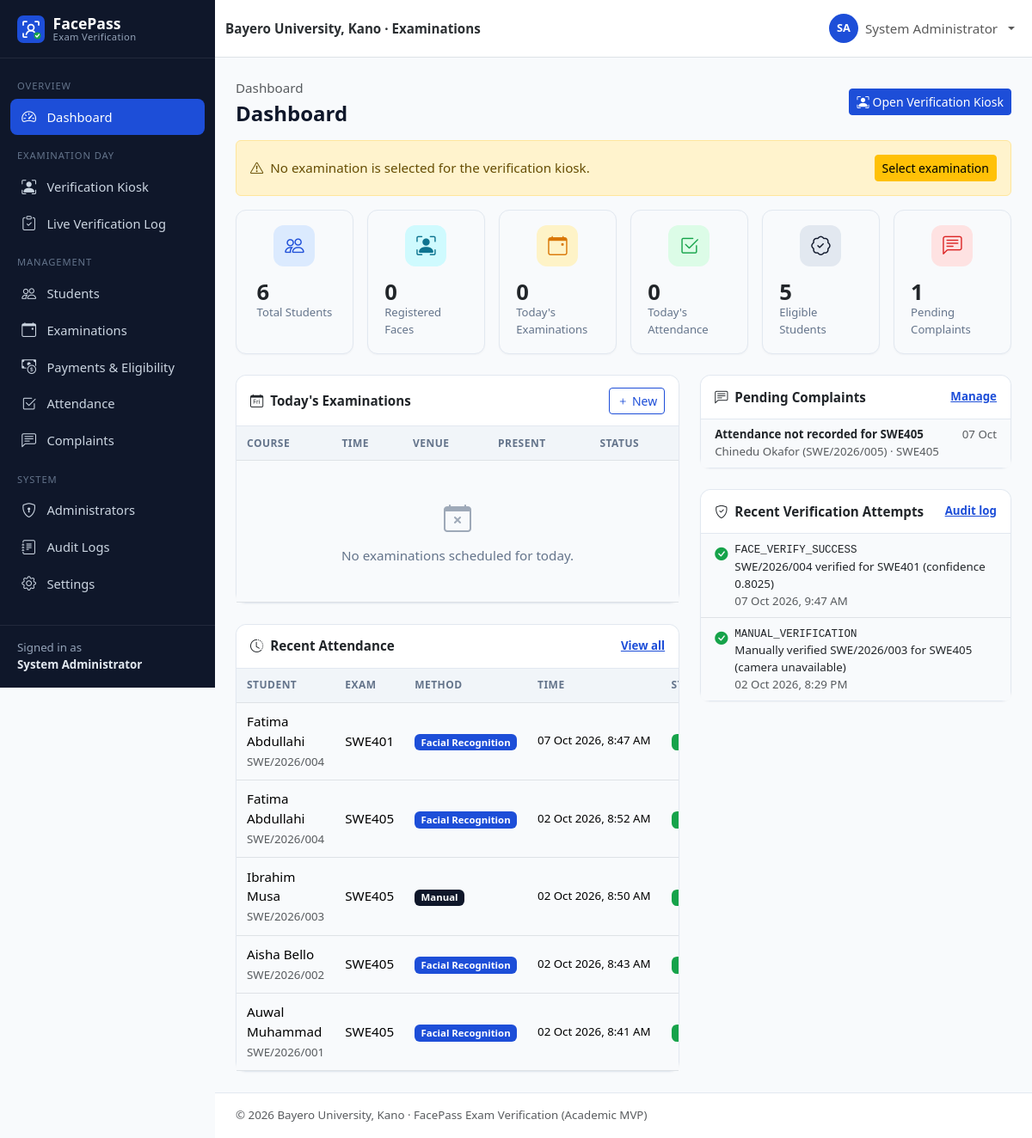
Page /admin/dashboard.php (signed in) on the committed database.
### tables this page shows
CREATE TABLE users (
    id               INT UNSIGNED NOT NULL AUTO_INCREMENT,
    student_id       VARCHAR(30)  NULL,                 
    first_name       VARCHAR(60)  NOT NULL,
    last_name        VARCHAR(60)  NOT NULL,
    email            VARCHAR(120) NOT NULL,
    phone            VARCHAR(20)  NULL,
    password         VARCHAR(255) NOT NULL,             
    role             ENUM('admin','student') NOT NULL DEFAULT 'student',
    department       VARCHAR(100) NULL,
    level            VARCHAR(10)  NULL,                 
    faculty          VARCHAR(100) NULL,
    face_registered  TINYINT(1)   NOT NULL DEFAULT 0,
    account_status   ENUM('active','inactive','suspended') NOT NULL DEFAULT 'active',
    created_at       TIMESTAMP    NOT NULL DEFAULT CURRENT_TIMESTAMP,
    updated_at       TIMESTAMP    NOT NULL DEFAULT CURRENT_TIMESTAMP ON UPDATE CURRENT_TIMESTAMP,
    PRIMARY KEY (id),
    UNIQUE KEY uq_users_student_id (student_id),
    UNIQUE KEY uq_users_email (email),
    KEY idx_users_role (role),
    KEY idx_users_dept_level (department, level),
    KEY idx_users_status (account_status)
);

CREATE TABLE attendance (
    id                   INT UNSIGNED NOT NULL AUTO_INCREMENT,
    student_id           INT UNSIGNED NOT NULL,         
    exam_id              INT UNSIGNED NOT NULL,         
    verification_method  ENUM('facial_recognition','manual') NOT NULL DEFAULT 'facial_recognition',
    verification_time    DATETIME     NULL,
    status               ENUM('present','absent','rejected') NOT NULL DEFAULT 'present',
    confidence_score     DECIMAL(5,4) NULL,             
    created_at           TIMESTAMP    NOT NULL DEFAULT CURRENT_TIMESTAMP,
    PRIMARY KEY (id),
    UNIQUE KEY uq_attendance_student_exam (student_id, exam_id),    
    KEY idx_attendance_exam (exam_id),
    KEY idx_attendance_time (verification_time),
    KEY idx_attendance_status (status),
    CONSTRAINT fk_attendance_student FOREIGN KEY (student_id)
        REFERENCES users (id) ON DELETE CASCADE ON UPDATE CASCADE,
    CONSTRAINT fk_attendance_exam FOREIGN KEY (exam_id)
        REFERENCES examinations (id) ON DELETE CASCADE ON UPDATE CASCADE
);

CREATE TABLE examinations (
    id            INT UNSIGNED NOT NULL AUTO_INCREMENT,
    course_code   VARCHAR(20)  NOT NULL,
    course_title  VARCHAR(150) NOT NULL,
    department    VARCHAR(100) NOT NULL,
    level         VARCHAR(10)  NOT NULL,
    exam_date     DATE         NOT NULL,
    start_time    TIME         NOT NULL,
    end_time      TIME         NOT NULL,
    venue         VARCHAR(120) NOT NULL,
    status        ENUM('scheduled','ongoing','completed','cancelled') NOT NULL DEFAULT 'scheduled',
    created_at    TIMESTAMP    NOT NULL DEFAULT CURRENT_TIMESTAMP,
    updated_at    TIMESTAMP    NOT NULL DEFAULT CURRENT_TIMESTAMP ON UPDATE CURRENT_TIMESTAMP,
    PRIMARY KEY (id),
    KEY idx_exams_date (exam_date),
    KEY idx_exams_status (status),
    KEY idx_exams_dept_level (department, level)
);

CREATE TABLE complaints (
    id              INT UNSIGNED NOT NULL AUTO_INCREMENT,
    student_id      INT UNSIGNED NOT NULL,              
    exam_id         INT UNSIGNED NULL,                  
    subject         VARCHAR(150) NOT NULL,
    description     TEXT         NOT NULL,
    status          ENUM('pending','reviewed','resolved','rejected') NOT NULL DEFAULT 'pending',
    admin_response  TEXT         NULL,
    created_at      TIMESTAMP    NOT NULL DEFAULT CURRENT_TIMESTAMP,
    updated_at      TIMESTAMP    NOT NULL DEFAULT CURRENT_TIMESTAMP ON UPDATE CURRENT_TIMESTAMP,
    PRIMARY KEY (id),
    KEY idx_complaints_student (student_id),
    KEY idx_complaints_status (status),
    CONSTRAINT fk_complaints_student FOREIGN KEY (student_id)
        REFERENCES users (id) ON DELETE CASCADE ON UPDATE CASCADE,
    CONSTRAINT fk_complaints_exam FOREIGN KEY (exam_id)
        REFERENCES examinations (id) ON DELETE SET NULL ON UPDATE CASCADE
);

### admin/dashboard.php (the view, shortened to what the rows shown need)
<?php
requireAdmin();
$pdo = db();
$recentAttendance = $pdo->query(
    "SELECT a.*, u.student_id AS matric, u.first_name, u.last_name, e.course_code
     FROM attendance a
     JOIN users u ON u.id = a.student_id
     JOIN examinations e ON e.id = a.exam_id
     WHERE a.verification_time IS NOT NULL
     ORDER BY a.verification_time DESC LIMIT 8"
)->fetchAll();
$pendingComplaints = $pdo->query(
    "SELECT c.*, u.student_id AS matric, u.first_name, u.last_name, e.course_code
     FROM complaints c
     JOIN users u ON u.id = c.student_id
     LEFT JOIN examinations e ON e.id = c.exam_id
     WHERE c.status = 'pending'
     ORDER BY c.created_at DESC LIMIT 5"
)->fetchAll();
$pageTitle = 'Dashboard';
$breadcrumbs = ['Dashboard' => null];
$headerActions = '<a href="' . e(url('verification/index.php')) . '" class="btn btn-primary btn-sm"><i class="bi bi-person-bounding-box me-1"></i>Open Verification Kiosk</a>';
require __DIR__ . '/../includes/header.php';
?>
<div class="row g-4">
    <div class="col-xl-7">
        <div class="card mb-4">
            <div class="table-responsive">
                <table class="table table-hover align-middle table-card">
                    <thead><tr><th>Course</th><th>Time</th><th>Venue</th><th>Present</th><th>Status</th></tr></thead>
                </table>
            </div>
        </div>
        <div class="card">
            <div class="table-responsive">
                <table class="table table-hover align-middle table-card">
                    <thead><tr><th>Student</th><th>Exam</th><th>Method</th><th>Time</th><th>Status</th></tr></thead>
                    <tbody>
                    <?php foreach ($recentAttendance as $row): ?>
                        <tr>
                            <td><?= e(full_name($row)) ?><br><span class="small text-muted"><?= e($row['matric']) ?></span></td>
                            <td><?= e($row['course_code']) ?></td>
                            <td><?= status_badge($row['verification_method']) ?></td>
                            <td class="small text-nowrap"><?= e(fmt_datetime($row['verification_time'])) ?></td>
                            <td><?= status_badge($row['status']) ?></td>
                        </tr>
                    <?php endforeach; ?>
                    </tbody>
                </table>
            </div>
        </div>
    </div>
    <div class="col-xl-5">
        <div class="card mb-4">
            <ul class="list-group list-group-flush">
                <?php foreach ($pendingComplaints as $c): ?>
                    <li class="list-group-item">
                        <div class="d-flex justify-content-between">
                            <strong class="small"><?= e($c['subject']) ?></strong>
                            <span class="small text-muted text-nowrap ms-2"><?= e(date('d M', strtotime($c['created_at']))) ?></span>
                        </div>
                        <div class="small text-muted"><?= e(full_name($c)) ?> (<?= e($c['matric']) ?>)<?= $c['course_code'] ? ' · ' . e($c['course_code']) : '' ?></div>
                    </li>
                <?php endforeach; ?>
            </ul>
        </div>
    </div>
</div>
<?php require __DIR__ . '/../includes/footer.php'; ?>

### includes/header.php (shortened to what the rows shown need)
<?php
$pageTitle = $pageTitle ?? APP_NAME;
$layout = $layout ?? 'app';
$breadcrumbs = $breadcrumbs ?? [];
$bodyClass = $bodyClass ?? '';
$user = current_user();
$role = $user['role'] ?? null;
?>
<!doctype html>
<html lang="en">
<head>
    <link rel="stylesheet" href="<?= e(url('assets/vendor/bootstrap/bootstrap.min.css')) ?>">
    <link rel="stylesheet" href="<?= e(url('assets/vendor/bootstrap-icons/bootstrap-icons.min.css')) ?>">
    <link rel="stylesheet" href="<?= e(url('assets/css/style.css')) ?>">
    <?php if ($role === 'admin'): ?>
        <link rel="stylesheet" href="<?= e(url('assets/css/admin.css')) ?>">
    <?php elseif ($role === 'student'): ?>
        <link rel="stylesheet" href="<?= e(url('assets/css/student.css')) ?>">
    <?php endif; ?>
</head>
<body class="<?= e(trim("layout-$layout $bodyClass")) ?>">
<?php if ($layout === 'app' && $user): ?>
<div class="app-shell">
    <?php require __DIR__ . '/sidebar.php'; ?>
    <div class="app-main">
        <nav class="navbar navbar-expand bg-white border-bottom app-topbar sticky-top">
            <div class="container-fluid">
                <span class="navbar-text fw-semibold text-secondary-emphasis d-none d-sm-inline">
                    <?= e(INSTITUTION_NAME) ?> · Examinations
                </span>
                <ul class="navbar-nav ms-auto align-items-center">
                    <li class="nav-item dropdown">
                        <a class="nav-link dropdown-toggle d-flex align-items-center gap-2" href="#" role="button"
                           data-bs-toggle="dropdown" aria-expanded="false">
                            <span class="avatar-circle"><?= e(strtoupper(substr($user['first_name'], 0, 1) . substr($user['last_name'], 0, 1))) ?></span>
                            <span class="d-none d-md-inline"><?= e(full_name($user)) ?></span>
                        </a>
                    </li>
                </ul>
            </div>
        </nav>
        <main class="app-content container-fluid">
            <div class="d-flex flex-wrap justify-content-between align-items-center mb-3 gap-2">
                <div>
                    <?php if ($breadcrumbs): ?>
                        <nav aria-label="breadcrumb">
                            <ol class="breadcrumb small mb-1">
                                <?php foreach ($breadcrumbs as $label => $link): ?>
                                    <?php if ($link): ?>
                                        <li class="breadcrumb-item"><a href="<?= e(url($link)) ?>"><?= e($label) ?></a></li>
                                    <?php else: ?>
                                        <li class="breadcrumb-item active" aria-current="page"><?= e($label) ?></li>
                                    <?php endif; ?>
                                <?php endforeach; ?>
                            </ol>
                        </nav>
                    <?php endif; ?>
                    <h1 class="h4 mb-0 page-title"><?= e($pageTitle) ?></h1>
                </div>
                <?php if (!empty($headerActions)): ?>
                    <div class="d-flex gap-2"><?= $headerActions  ?></div>
                <?php endif; ?>
            </div>
<?php else: ?>
<main class="plain-content">
<?php endif; ?>

### includes/sidebar.php (shortened to what the rows shown need)
<?php
$current = str_replace('\\', '/', $_SERVER['SCRIPT_NAME'] ?? '');
if (($user['role'] ?? '') === 'admin') {
    $menu = [
        'Overview' => [
            ['admin/dashboard.php', 'bi-speedometer2', 'Dashboard'],
        ],
        'Examination Day' => [
            ['verification/index.php', 'bi-person-bounding-box', 'Verification Kiosk'],
            ['verification/result.php', 'bi-clipboard-check', 'Live Verification Log'],
        ],
        'Management' => [
            ['admin/students.php', 'bi-people', 'Students'],
            ['admin/examinations.php', 'bi-calendar-event', 'Examinations'],
            ['admin/payments.php', 'bi-cash-coin', 'Payments & Eligibility'],
            ['admin/attendance.php', 'bi-check2-square', 'Attendance'],
            ['admin/complaints.php', 'bi-chat-left-text', 'Complaints'],
        ],
        'System' => [
            ['admin/users.php', 'bi-shield-lock', 'Administrators'],
            ['admin/audit-logs.php', 'bi-journal-text', 'Audit Logs'],
            ['admin/settings.php', 'bi-gear', 'Settings'],
        ],
    ];
    $aliases = [
        'admin/student-view.php' => 'admin/students.php',
        'admin/enroll-face.php' => 'admin/students.php',
        'auth/register.php' => 'admin/students.php',
        'admin/examination-create.php' => 'admin/examinations.php',
    ];
}
$isActive = function (string $path) use ($current, $aliases): bool {
    foreach ($aliases as $child => $parent) {
        if ($parent === $path && str_ends_with($current, '/' . $child)) {
            return true;
        }
    }
    return str_ends_with($current, '/' . $path);
};
?>
<aside class="offcanvas-lg offcanvas-start app-sidebar" tabindex="-1" id="appSidebar" aria-labelledby="appSidebarLabel">
    <div class="offcanvas-body flex-column p-0">
        <div class="sidebar-desktop-brand d-none d-lg-block">
            <a class="sidebar-brand" href="<?= e(url('index.php')) ?>">
                <img src="<?= e(url('assets/images/logo.svg')) ?>" alt="" width="32" height="32">
                <span>FacePass<small>Exam Verification</small></span>
            </a>
        </div>
        <nav class="sidebar-nav">
            <?php foreach ($menu as $section => $items): ?>
                <div class="sidebar-section"><?= e($section) ?></div>
                <?php foreach ($items as [$path, $icon, $label]): ?>
                    <a class="sidebar-link<?= $isActive($path) ? ' active' : '' ?>" href="<?= e(url($path)) ?>">
                        <i class="bi <?= e($icon) ?>"></i><span><?= e($label) ?></span>
                    </a>
                <?php endforeach; ?>
            <?php endforeach; ?>
        </nav>
        <div class="sidebar-footer small">
            Signed in as<br><strong><?= e(full_name($user)) ?></strong>
        </div>
    </div>
</aside>

### includes/functions.php (shortened to what the rows shown need)
<?php
function e($value): string
{
    return htmlspecialchars((string) ($value ?? ''), ENT_QUOTES | ENT_SUBSTITUTE, 'UTF-8');
}
function base_url(): string
{
    static $base = null;
    if ($base !== null) {
        return $base;
    }
    $docRoot = realpath($_SERVER['DOCUMENT_ROOT'] ?? '') ?: '';
    $root = realpath(ROOT_PATH) ?: ROOT_PATH;
    $docRoot = str_replace('\\', '/', $docRoot);
    $root = str_replace('\\', '/', $root);
    $relative = '';
    if ($docRoot !== '' && stripos($root, $docRoot) === 0) {
        $relative = trim(substr($root, strlen($docRoot)), '/');
    }
    $base = $relative === '' ? '' : '/' . $relative;
    return $base;
}
function url(string $path = ''): string
{
    return base_url() . '/' . ltrim($path, '/');
}
function full_name(array $row): string
{
    return trim(($row['first_name'] ?? '') . ' ' . ($row['last_name'] ?? ''));
}
function fmt_datetime(?string $dt): string
{
    return $dt ? date('d M Y, g:i A', strtotime($dt)) : '—';
}
function status_badge(?string $status): string
{
    $map = [
        'scheduled' => 'primary', 'ongoing' => 'warning text-dark', 'completed' => 'success',
        'cancelled' => 'secondary', 'present' => 'success', 'absent' => 'danger',
        'rejected' => 'danger', 'pending' => 'warning text-dark', 'reviewed' => 'info text-dark',
        'resolved' => 'success', 'active' => 'success', 'inactive' => 'secondary',
        'suspended' => 'danger', 'facial_recognition' => 'primary', 'manual' => 'dark',
    ];
    $status = (string) $status;
    $class = $map[$status] ?? 'secondary';
    $label = ucwords(str_replace('_', ' ', $status));
    return '<span class="badge bg-' . $class . '">' . e($label) . '</span>';
}

### rows in the picture
users: full_name($user) "System Administrator", first_name+last_name "SA"
attendance: student.last_name "Fatima Abdullahi", student.student_id "SWE/2026/004", exam.course_code "SWE401", verification_method "Facial Recognition", verification_time "07 Oct 2026, 8:47 AM"
attendance: student.last_name "Fatima Abdullahi", student.student_id "SWE/2026/004", exam.course_code "SWE405", verification_method "Facial Recognition", verification_time "02 Oct 2026, 8:52 AM"
attendance: student.last_name "Ibrahim Musa", student.student_id "SWE/2026/003", exam.course_code "SWE405", verification_method "Manual", verification_time "02 Oct 2026, 8:50 AM"
attendance: student.last_name "Aisha Bello", student.student_id "SWE/2026/002", exam.course_code "SWE405", verification_method "Facial Recognition", verification_time "02 Oct 2026, 8:43 AM"
attendance: student.last_name "Auwal Muhammad", student.student_id "SWE/2026/001", exam.course_code "SWE405", verification_method "Facial Recognition", verification_time "02 Oct 2026, 8:41 AM"
complaints: subject "Attendance not recorded for SWE405", created_at "07 Oct", student.last_name "Chinedu Okafor", student.student_id "SWE/2026/005", exam.course_code "SWE405"

### other values in the picture
$section "OVERVIEW"
$label "Dashboard"
$section "EXAMINATION DAY"
$label "Verification Kiosk"
$label "Live Verification Log"
$section "MANAGEMENT"
$label "Students"
$label "Examinations"
$label "Payments & Eligibility"
$label "Attendance"
$label "Complaints"
$section "SYSTEM"
$label "Administrators"
$label "Audit Logs"
$label "Settings"
